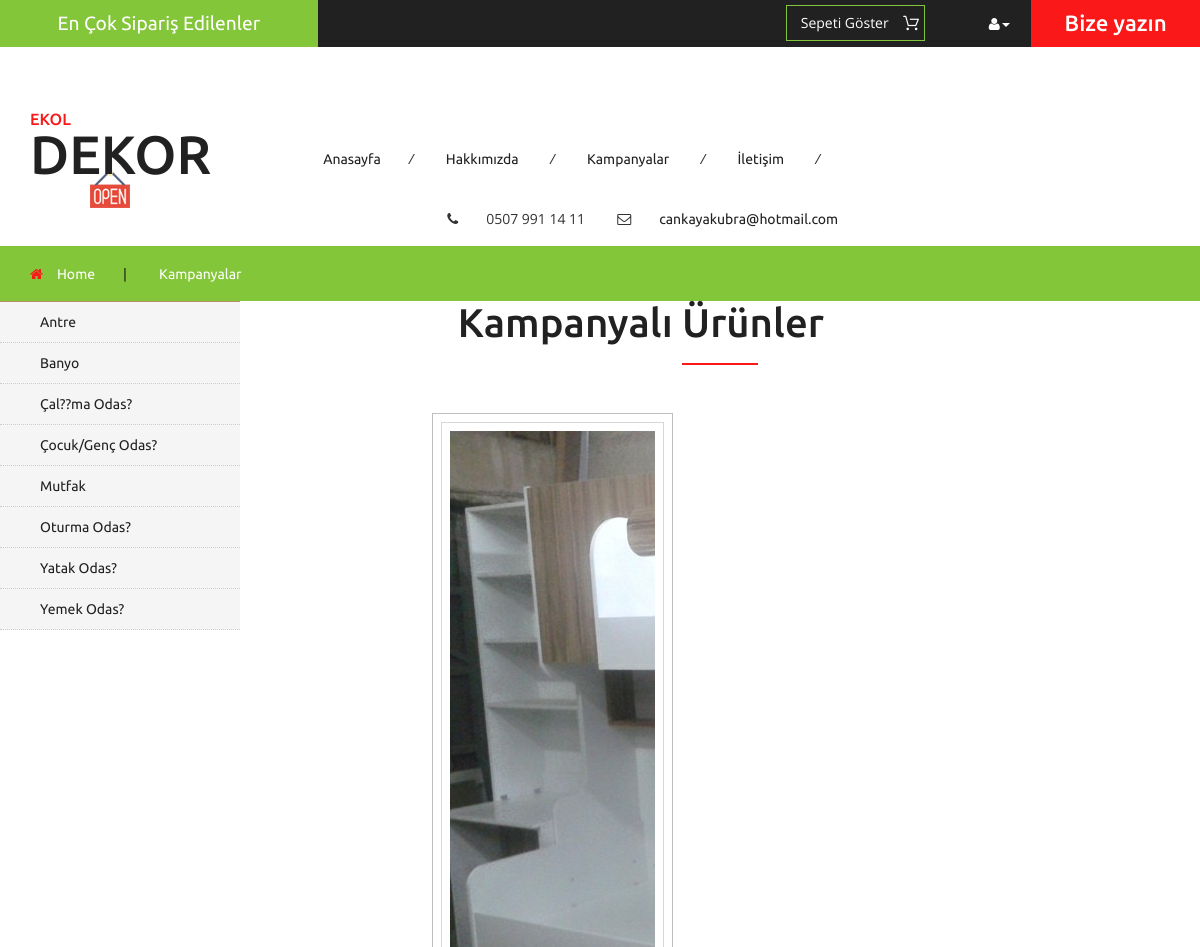
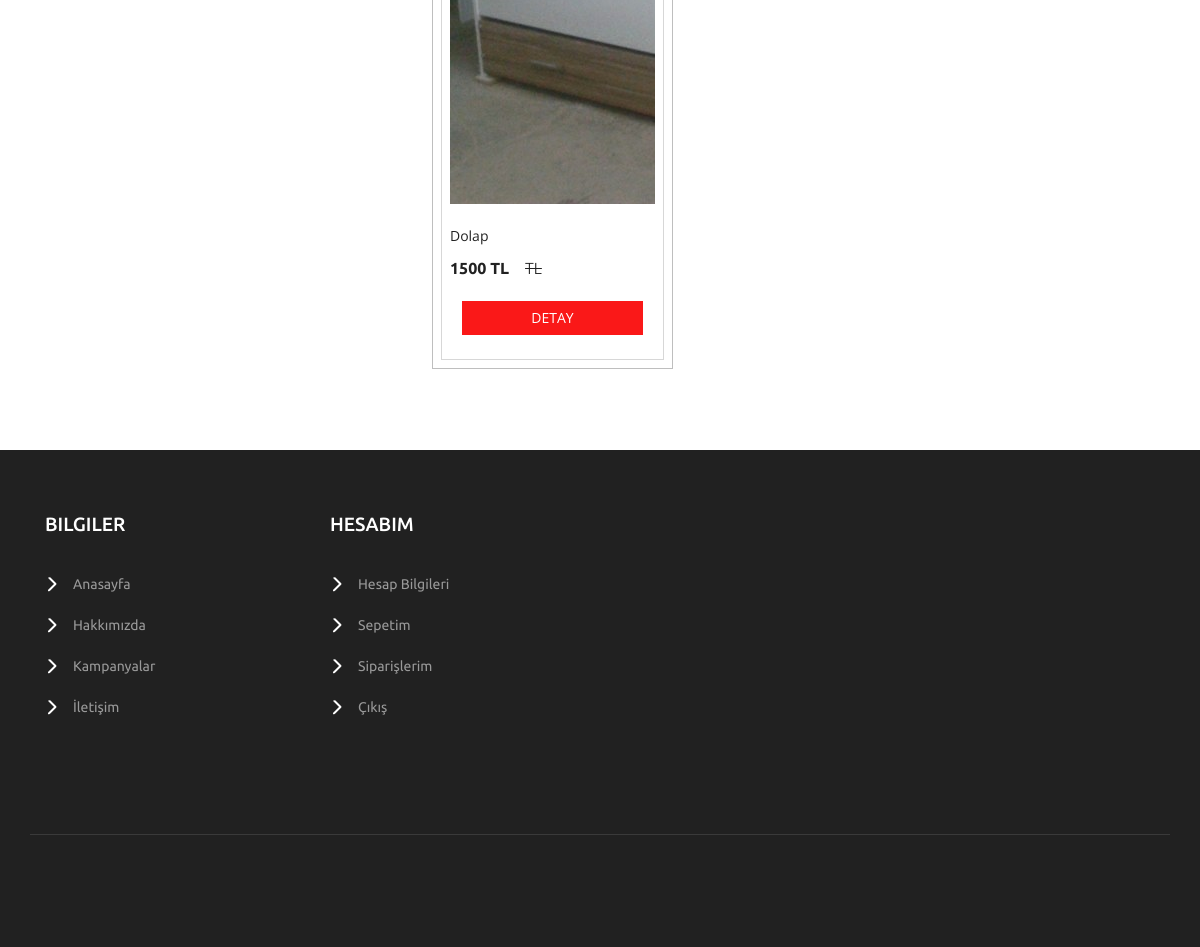
/index.php/home/kampanyalar, run on the app's committed database (2 pictures, top to bottom).
### tables this page shows
CREATE TABLE `kategoriler` (
  `Id` int(11) NOT NULL,
  `parent_id` varchar(255) DEFAULT NULL,
  `adi` varchar(255) DEFAULT NULL,
  `description` varchar(255) DEFAULT NULL,
  `keywords` varchar(255) DEFAULT NULL,
  `resim` varchar(255) DEFAULT NULL,
  `durum` varchar(255) DEFAULT NULL,
  `tarih` varchar(255) DEFAULT NULL,
  `aciklama` varchar(255) DEFAULT NULL
);

CREATE TABLE `urunler` (
  `Id` int(11) NOT NULL,
  `adi` varchar(255) DEFAULT NULL,
  `kodu` varchar(255) DEFAULT NULL,
  `kategori` varchar(255) DEFAULT NULL,
  `afiyat` varchar(255) DEFAULT NULL,
  `sfiyat` varchar(255) DEFAULT NULL,
  `ifiyat` varchar(255) DEFAULT NULL,
  `stok` varchar(255) DEFAULT NULL,
  `description` varchar(255) DEFAULT NULL,
  `keywords` varchar(255) DEFAULT NULL,
  `aciklama` varchar(255) DEFAULT NULL,
  `durum` varchar(255) DEFAULT NULL,
  `tarih` date DEFAULT NULL,
  `resim` varchar(255) DEFAULT NULL,
  `grubu` varchar(255) DEFAULT NULL,
  `imiktar` varchar(255) DEFAULT NULL,
  `birim` varchar(255) DEFAULT NULL,
  `turu` varchar(255) DEFAULT NULL
);

### application/controllers/Home.php (called while the page is built, shortened)
<?php
class Home extends CI_Controller {
     public function __construct()
        {
				 $this->load->model('Database_Model');
               $this->load->helper('url');
			   $this->load->library("session");
        }
	public function kampanyalar()
	{
		$query=$this->db->query("SELECT * FROM urunler WHERE grubu='kampanya'");
		$data["kampanya"]=$query->result();
		$query=$this->db->query(" SELECT * FROM  kategoriler ORDER BY adi ");
		$data["kategoriler"]=$query->result();
		$query=$this->db->query(" SELECT * FROM  ayarlar ");
		$data["veri"]=$query->result();
	$data["sayfa"]="Kampanyalar ||";
	$data["menu"]="kampanyalar";
		$this->load->view('kampanyalar',$data);
	}
}

### index.php (called while the page is built, shortened)
<?php
require_once BASEPATH.'core/CodeIgniter.php';

### application/views/kampanyalar.php (the view, shortened to what this page needs)
 <?php
 $this->load->view('_header');
?>
<div class="products-breadcrumb">
	<div class="container">
		<ul>
			<li><i class="fa fa-home" aria-hidden="true"></i><a href="<?=base_url()?>">Home</a><span>|</span></li>
			<li><a href="<?=base_url()?>home/kampanyalar">Kampanyalar</a></li>
		</ul>
	</div>
</div>
  <?php
	$this->load->view('_sidebar');
?>
	<div class="w3l_banner_nav_right">
		<div class="w3ls_w3l_banner_nav_right_grid">
			<h3>Kampanyalı Ürünler &nbsp;&nbsp;&nbsp;&nbsp;&nbsp;&nbsp;&nbsp;&nbsp;&nbsp;&nbsp;&nbsp;&nbsp;&nbsp;&nbsp;&nbsp;&nbsp;</h3>
			<div class="w3ls_w3l_banner_nav_right_grid1">
			<div class="wthree_banner_bottom_left_grid_sub1">
				<?php
				foreach($kampanya as $rs)
		{  ?>
				<div class="col-md-4 wthree_banner_bottom_left">
				<div class="agile_top_brand_left_grid">
						<div class="agile_top_brand_left_grid1">
							<figure>
								<div class="snipcart-item block" >
									<div class="snipcart-thumb">
										<a href=""><img title=" " alt=" " src="<?php echo base_url(); ?>uploads/<?=$rs->resim?>" /></a>
											<p><?=$rs->adi?></p>
										<h4><?=$rs->sfiyat?> TL<span><?=$rs->ifiyat?>TL</span></h4>
									</div>
									<div class="snipcart-details top_brand_home_details">
										<form action="<?=base_url()?>home/urundetay/<?=$rs->Id?>" method="post">
											<fieldset>
												<input type="submit" name="submit" value="Detay" class="button" />
											</fieldset>
										</form>
									</div>
								</div>
							</figure>
						</div>
					</div>
			</div>
		<?php } ?>
					</div>
				</div>
				<div class="col-md-3 w3ls_w3l_banner_left">
				</div>
				<div class="clearfix"> </div>
			</div>
		</div>
	</div>
  <?php
	$this->load->view('_footer');
?>

### application/views/_header.php (shortened to what this page needs)
<!DOCTYPE html>
<html>
<head>
<link href="<?php echo base_url(); ?>assets/css/bootstrap.css" rel="stylesheet" type="text/css" media="all" />
<link href="<?php echo base_url(); ?>assets/css/style.css" rel="stylesheet" type="text/css" media="all" />
<link href="<?php echo base_url(); ?>assets/css/font-awesome.css" rel="stylesheet" type="text/css" media="all" />
</head>
<body>
	<div class="agileits_header">
		<div class="w3l_offers">
			<a href="<?=base_url()?>home/kampanyalar">En Çok Sipariş Edilenler</a>
		</div>
		<div class="product_list_header">
			<form action="<?=base_url()?>home/sepetim" method="post" class="last">
                <fieldset>
                    <input type="submit" name="submit" value="Sepeti Göster" class="button" />
                </fieldset>
            </form>
		</div>
		<div class="w3l_header_right" >
			<ul>
				<li class="dropdown profile_details_drop">
					<a href="#" class="dropdown-toggle" data-toggle="dropdown"><i class="fa fa-user" aria-hidden="true"></i><span class="caret"></span></a>
				</li>
			</ul>
		</div>
		<div class="w3l_header_right1">
			<h2><a href="<?=base_url()?>home/bize_yazin">Bize yazın</a></h2>
		</div>
		<div class="clearfix"> </div>
	</div>
	<div class="logo_products">
		<div class="container">
			<div class="w3ls_logo_products_left">
				<h1><a href="<?=base_url()?>"><span>Ekol </span> Dekor</a></h1>
			</div>
			<div class="w3ls_logo_products_left1">
				<ul class="special_items">
				    <?php
					$anasayfa=null;
					$hakkimizda=null;
					$kampanyalar=null;
					$iletisim=null;
					if ($menu=="kampanyalar")
						$kampanyalar="active";
				    ?>
					<li class="<?=$anasayfa?>"><a href="<?=base_url()?>">Anasayfa</a><i>/</i></li>
					<li class="<?=$hakkimizda?>"><a href="<?=base_url()?>home/hakkimizda">Hakkımızda </a><i>/</i></li>
					<li class="<?=$kampanyalar?>"><a href="<?=base_url()?>home/kampanyalar">Kampanyalar </a><i>/</i></li>
					<li class="<?=$iletisim?>"><a href="<?=base_url()?>home/iletisim">İletişim </a><i>/</i></li>
				</ul>
			</div>
			<div class="w3ls_logo_products_left1">
				<ul class="special_items">
					<li><i class="fa fa-phone" aria-hidden="true"></i>0507 991 14 11</li>
					<li><i class="fa fa-envelope-o" aria-hidden="true"></i><a href="mailto:store@grocery.com">cankayakubra@hotmail.com</a></li>
				</ul>
			</div>
			<div class="clearfix"> </div>
		</div>
		</div>

### application/views/_sidebar.php (shortened to what this page needs)
<div class="banner">
	<div class="w3l_banner_nav_left">
		<nav class="navbar nav_bottom">
			<div class="collapse navbar-collapse" id="bs-megadropdown-tabs">
				<ul class="nav navbar-nav nav_1">
				<?php foreach ($kategoriler as $rs) { ?>
					<li><a href="<?=base_url()?>kategoriler/detay/<?=$rs->Id?>"><?=$rs->adi?></a></li>
				<?php } ?>
				</ul>
			 </div>
		</nav>
	</div>

### application/views/_footer.php (shortened to what this page needs)
	<div class="footer">
		<div class="container">
			<div class="col-md-3 w3_footer_grid">
				<h3>Bilgiler</h3>
				<ul class="w3_footer_grid_list">
				<li ><a href="<?=base_url()?>">Anasayfa</a><i></i></li>
					<li ><a href="<?=base_url()?>home/hakkimizda">Hakkımızda </a><i></i></li>
					<li ><a href="<?=base_url()?>home/kampanyalar">Kampanyalar </a><i></i></li>
					<li ><a href="<?=base_url()?>home/iletisim">İletişim </a><i></i></li>
				</ul>
			</div>
			<div class="col-md-3 w3_footer_grid">
				<h3>Hesabım</h3>
				<ul class="w3_footer_grid_list">
						<li><a href="<?=base_url()?>uye\hesabim">Hesap Bilgileri</a></li>
								<li><a href="<?=base_url()?>home\sepetim">Sepetim</a></li>
								<li><a href="<?=base_url()?>uye\siparisler">Siparişlerim</a></li>
								<li><a href="<?=base_url()?>login\login_cik">Çıkış</a></li>
				</ul>
			</div>
			<div class="col-md-3 w3_footer_grid">
			</div>
			<div class="col-md-3 w3_footer_grid">
			</div>
			<div class="clearfix"> </div>
			<div class="agile_footer_grids">
				<div class="col-md-3 w3_footer_grid agile_footer_grids_w3_footer">
				</div>
				<div class="col-md-3 w3_footer_grid agile_footer_grids_w3_footer">
				</div>
				<div class="clearfix"> </div>
			</div>
			<div class="wthree_footer_copy">
			</div>
		</div>
	</div>
</body>
</html>

### data on the page
kategoriler: adi "Antre"
kategoriler: adi "Banyo"
kategoriler: adi "Çal??ma Odas?"
kategoriler: adi "Çocuk/Genç Odas?"
kategoriler: adi "Mutfak"
kategoriler: adi "Oturma Odas?"
kategoriler: adi "Yatak Odas?"
kategoriler: adi "Yemek Odas?"
urunler: resim (picture), adi "Dolap", sfiyat "1500"
